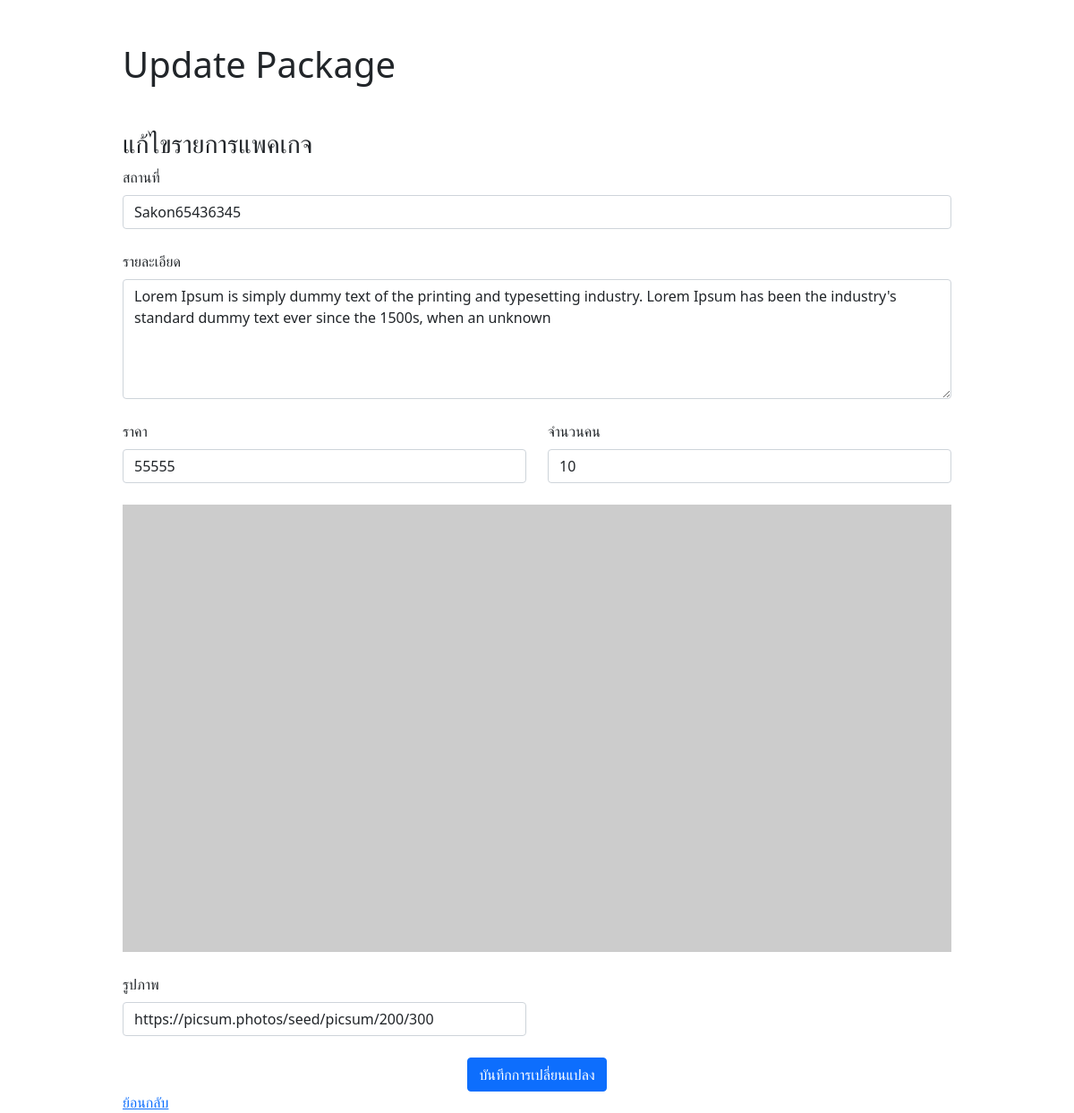
Screenshot of /pages/package/form-update.php?id=1 with the database file from the repository.
### tables this page shows
CREATE TABLE `tb_package` (
  `package_id` int(10) NOT NULL,
  `place` varchar(100) NOT NULL,
  `price` decimal(10,0) NOT NULL,
  `date` datetime NOT NULL,

  `count_people` int(11) NOT NULL,
  `image` varchar(255) NOT NULL DEFAULT 'https://res.cloudinary.com/dnshsje8a/image/upload/v1648304241/default/download_elwy6b.png',
  `detail` varchar(255) NOT NULL

);

### pages/package/form-update.php (the view, shortened to what this page needs)
<?php
    require_once('../../php/connectdb.php');
    $sql = "SELECT * FROM tb_package WHERE package_id = '".$_GET['id']."' ";
    $result = mysqli_query($conn, $sql);
    $row = mysqli_fetch_assoc($result);
?>
<!DOCTYPE html>
<html lang="en">
<head>
    <link href="https://cdn.jsdelivr.net/npm/bootstrap@5.1.3/dist/css/bootstrap.min.css" rel="stylesheet">
</head>
<body>
    <div class="container mt-5">
        <div class="row justify-content-center">
            <div class="col-md-10">
                <h1 class="mb-5"> Update  Package </h1>
                <h3>แก้ไขรายการแพคเกจ</h3>
                <form class="row gy-4" action="php/update.php" method="POST">
                    <div class="col-md-12">
                        <label for="place" class="form-label">สถานที่</label>
                        <input type="text" class="form-control" id="place" name="place" placeholder="ชื่อแพคเกจ" value="<?php echo $row['place'] ?>"required>
                    </div>
                    <div class="col-md-12">
                        <label for="detail" class="form-label">รายละเอียด</label>
                        <textarea type="text" class="form-control" id="detail" name="detail" rows="5" placeholder="รายละเอียด" required><?php echo $row['detail'] ?></textarea>
                    </div>
                    <div class="col-md-6">
                        <label for="price" class="form-label">ราคา</label>
                        <input type="number" class="form-control" id="price" name="price" min="0" max="999999" placeholder="ราคา" value="<?php echo $row['price'] ?>"required>
                    </div>
                    <div class="col-md-6">
                        <label for="count_people" class="form-label">จำนวนคน</label>
                        <input type="number" class="form-control" id="count_people" name="count_people" min="0" max="30" placeholder="จำนวนคน" value="<?php echo $row['count_people'] ?>"required>
                    </div>
                    <img src="<?php echo $row['image'] ?>" alt="" srcset="" width="250px" height="500px">
                    <div class="col-md-6">
                        <label for="image" class="form-label">รูปภาพ</label>
                        <input type="text" class="form-control" id="image" name="image" placeholder="รูปภาพ" value="<?php echo $row['image'] ?>"required>
                    </div>
                    <div class="col-12">
                        <button type="submit" name="submit" class="btn btn-primary d-block mx-auto">บันทึกการเปลี่ยนแปลง</button>
                    </div>
                </form>
                <a href="./">ย้อนกลับ</a>
            </div>
        </div>
    </div>
</body>
</html>

### rows the page displays
tb_package: place "Sakon65436345", detail "Lorem Ipsum is simply dummy text of the printing and typesetting industry. Lorem Ipsum has been the industry's standard dummy text ever since the 1500s, when an unknown", price "55555", count_people "10", image "https://picsum.photos/seed/picsum/200/300"
